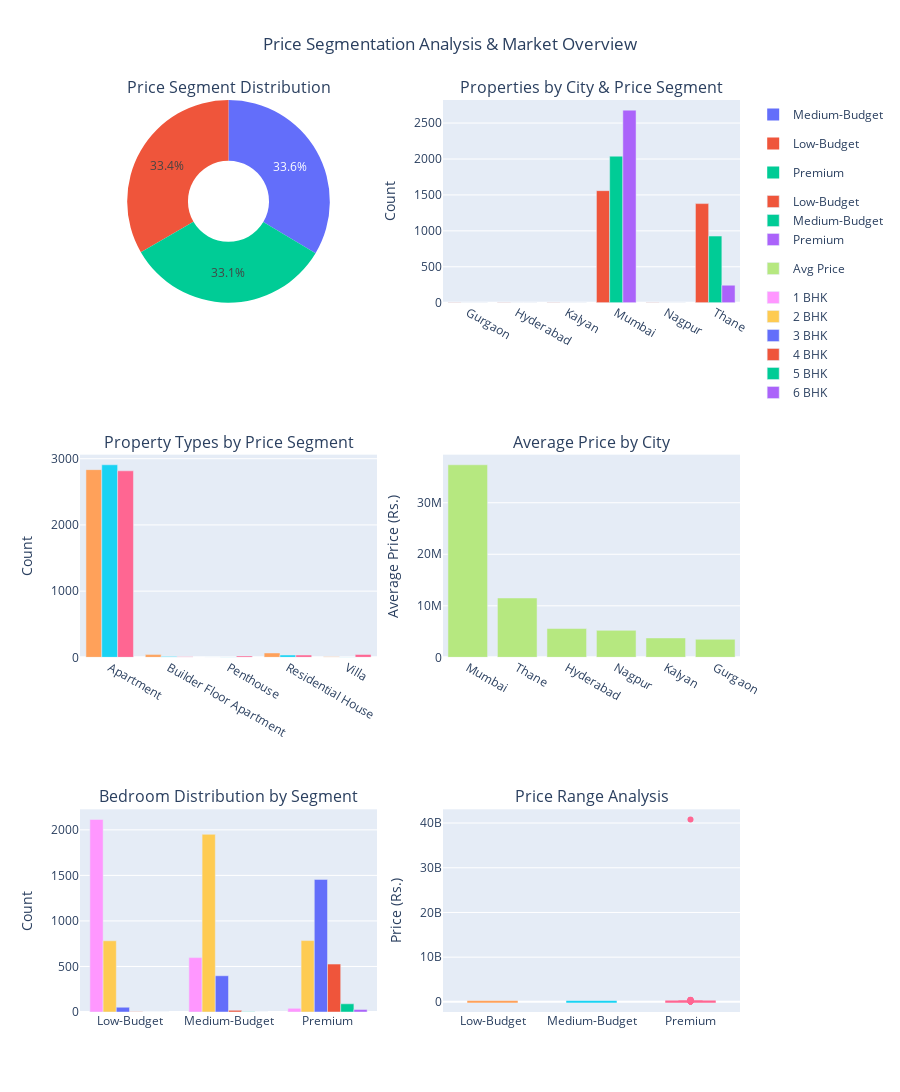

Write notebook code for a chart like this one.
### Markdown cell above
### Visualisations for price analysis

### Code cell
# create subplot figure
fig = make_subplots(
    rows=3, cols=2,
    subplot_titles=(
        'Price Segment Distribution', 
        'Properties by City & Price Segment',
        'Property Types by Price Segment', 
        'Average Price by City',
        'Bedroom Distribution by Segment', 
        'Price Range Analysis'
    ),
    specs=[[{"type": "pie"}, {"type": "bar"}],
            [{"type": "bar"}, {"type": "bar"}],
            [{"type": "bar"}, {"type": "box"}]]
)

# 1. price segment distribution (Pie Chart)
segment_counts = df['Price_Segment'].value_counts()

fig.add_trace(
    go.Pie(
        labels=segment_counts.index, 
        values=segment_counts.values,
        name="Price Segments", 
        hole=0.4,
        showlegend=True,
    ),
    row=1, col=1
)

# 2. properties by City & Price Segment
city_segment = df.groupby(['City', 'Price_Segment']).size().unstack(fill_value=0)

for i, segment in enumerate(city_segment.columns):
    fig.add_trace(
        go.Bar(
            name=segment, 
            x=city_segment.index, 
            y=city_segment[segment],
            showlegend=True,
            legendgroup="price_segments",
        ),
        row=1, col=2
    )

# 3. property Types by Price Segment
prop_segment = df.groupby(['Type of Property', 'Price_Segment']).size().unstack(fill_value=0)

for i, segment in enumerate(prop_segment.columns):
    fig.add_trace(
        go.Bar(
            name=segment, 
            x=prop_segment.index, 
            y=prop_segment[segment],
            showlegend=False,
            legendgroup="price_segments",
        ),
        row=2, col=1
    )

# 4. average Price by City
avg_price_city = df.groupby('City')['Price'].mean().sort_values(ascending=False)

fig.add_trace(
    go.Bar(
        x=avg_price_city.index,
        y=avg_price_city.values,
        name='Avg Price',
        showlegend=True,
    ),
    row=2, col=2
)

# 5. bedroom distribution by Segment
bedroom_segment = df.groupby(['Price_Segment', 'bedroom']).size().unstack(fill_value=0)

for bedroom in bedroom_segment.columns:
    fig.add_trace(
        go.Bar(
            name=f'{bedroom} BHK', 
            x=bedroom_segment.index, 
            y=bedroom_segment[bedroom],
            showlegend=True,
            legendgroup="bedrooms",
        ),
        row=3, col=1
    )

# 6. Price range analysis (Box Plot)
for i, segment in enumerate(df['Price_Segment'].unique()):
    segment_data = df[df['Price_Segment'] == segment]
    fig.add_trace(
        go.Box(
            y=segment_data['Price'],
            name=segment,
            showlegend=False,
            legendgroup="price_segments",
        ),
        row=3, col=2
    )


# Update layout
fig.update_layout(
title_text="Price Segmentation Analysis & Market Overview",
height=1200,
showlegend=True,
title_x=0.5,
font=dict(size=12)
)
# Update y-axes labels
fig.update_yaxes(title_text="Count", row=1, col=2)
fig.update_yaxes(title_text="Count", row=2, col=1)
fig.update_yaxes(title_text="Average Price (Rs.)", row=2, col=2)
fig.update_yaxes(title_text="Count", row=3, col=1)
fig.update_yaxes(title_text="Price (Rs.)", row=3, col=2)

### Figure 1 — Plotly figure (JSON) as saved in the notebook; plotly's stock layout.template omitted (floating-point values rounded to 4 significant figures; data arrays with more than 128 entries replaced by an {"elided": "..."} marker saying what was removed)
{"data": [{"domain": {"x": [0, 0.45], "y": [0.7778, 1]}, "hole": 0.4, "labels": ["Medium-Budget", "Low-Budget", "Premium"], "name": "Price Segments", "showlegend": true, "type": "pie", "values": [2966, 2950, 2923]}, {"legendgroup": "price_segments", "name": "Low-Budget", "showlegend": true, "type": "bar", "x": ["Gurgaon", "Hyderabad", "Kalyan", "Mumbai", "Nagpur", "Thane"], "xaxis": "x", "y": [1, 4, 4, 1559, 3, 1379], "yaxis": "y"}, {"legendgroup": "price_segments", "name": "Medium-Budget", "showlegend": true, "type": "bar", "x": ["Gurgaon", "Hyderabad", "Kalyan", "Mumbai", "Nagpur", "Thane"], "xaxis": "x", "y": [0, 0, 0, 2039, 0, 927], "yaxis": "y"}, {"legendgroup": "price_segments", "name": "Premium", "showlegend": true, "type": "bar", "x": ["Gurgaon", "Hyderabad", "Kalyan", "Mumbai", "Nagpur", "Thane"], "xaxis": "x", "y": [0, 0, 0, 2680, 0, 243], "yaxis": "y"}, {"legendgroup": "price_segments", "name": "Low-Budget", "showlegend": false, "type": "bar", "x": ["Apartment", "Builder Floor Apartment", "Penthouse", "Residential House", "Villa"], "xaxis": "x2", "y": [2835, 41, 1, 66, 7], "yaxis": "y2"}, {"legendgroup": "price_segments", "name": "Medium-Budget", "showlegend": false, "type": "bar", "x": ["Apartment", "Builder Floor Apartment", "Penthouse", "Residential House", "Villa"], "xaxis": "x2", "y": [2908, 14, 4, 35, 5], "yaxis": "y2"}, {"legendgroup": "price_segments", "name": "Premium", "showlegend": false, "type": "bar", "x": ["Apartment", "Builder Floor Apartment", "Penthouse", "Residential House", "Villa"], "xaxis": "x2", "y": [2817, 7, 21, 35, 43], "yaxis": "y2"}, {"name": "Avg Price", "showlegend": true, "type": "bar", "x": ["Mumbai", "Thane", "Hyderabad", "Nagpur", "Kalyan", "Gurgaon"], "xaxis": "x3", "y": [37360000.0, 11520000.0, 5588000.0, 5233000.0, 3762000.0, 3500000.0], "yaxis": "y3"}, {"legendgroup": "bedrooms", "name": "1 BHK", "showlegend": true, "type": "bar", "x": ["Low-Budget", "Medium-Budget", "Premium"], "xaxis": "x4", "y": [2114, 597, 40], "yaxis": "y4"}, {"legendgroup": "bedrooms", "name": "2 BHK", "showlegend": true, "type": "bar", "x": ["Low-Budget", "Medium-Budget", "Premium"], "xaxis": "x4", "y": [782, 1951, 784], "yaxis": "y4"}, {"legendgroup": "bedrooms", "name": "3 BHK", "showlegend": true, "type": "bar", "x": ["Low-Budget", "Medium-Budget", "Premium"], "xaxis": "x4", "y": [52, 398, 1456], "yaxis": "y4"}, {"legendgroup": "bedrooms", "name": "4 BHK", "showlegend": true, "type": "bar", "x": ["Low-Budget", "Medium-Budget", "Premium"], "xaxis": "x4", "y": [2, 18, 526], "yaxis": "y4"}, {"legendgroup": "bedrooms", "name": "5 BHK", "showlegend": true, "type": "bar", "x": ["Low-Budget", "Medium-Budget", "Premium"], "xaxis": "x4", "y": [0, 2, 90], "yaxis": "y4"}, {"legendgroup": "bedrooms", "name": "6 BHK", "showlegend": true, "type": "bar", "x": ["Low-Budget", "Medium-Budget", "Premium"], "xaxis": "x4", "y": [0, 0, 27], "yaxis": "y4"}, {"legendgroup": "price_segments", "name": "Low-Budget", "showlegend": false, "type": "box", "xaxis": "x5", "y": {"elided": "2950 float values"}, "yaxis": "y5"}, {"legendgroup": "price_segments", "name": "Medium-Budget", "showlegend": false, "type": "box", "xaxis": "x5", "y": {"elided": "2966 float values"}, "yaxis": "y5"}, {"legendgroup": "price_segments", "name": "Premium", "showlegend": false, "type": "box", "xaxis": "x5", "y": {"elided": "2923 float values"}, "yaxis": "y5"}], "layout": {"annotations": [{"font": {"size": 16}, "showarrow": false, "text": "Price Segment Distribution", "x": 0.225, "xanchor": "center", "xref": "paper", "y": 1, "yanchor": "bottom", "yref": "paper"}, {"font": {"size": 16}, "showarrow": false, "text": "Properties by City & Price Segment", "x": 0.775, "xanchor": "center", "xref": "paper", "y": 1, "yanchor": "bottom", "yref": "paper"}, {"font": {"size": 16}, "showarrow": false, "text": "Property Types by Price Segment", "x": 0.225, "xanchor": "center", "xref": "paper", "y": 0.6111, "yanchor": "bottom", "yref": "paper"}, {"font": {"size": 16}, "showarrow": false, "text": "Average Price by City", "x": 0.775, "xanchor": "center", "xref": "paper", "y": 0.6111, "yanchor": "bottom", "yref": "paper"}, {"font": {"size": 16}, "showarrow": false, "text": "Bedroom Distribution by Segment", "x": 0.225, "xanchor": "center", "xref": "paper", "y": 0.2222, "yanchor": "bottom", "yref": "paper"}, {"font": {"size": 16}, "showarrow": false, "text": "Price Range Analysis", "x": 0.775, "xanchor": "center", "xref": "paper", "y": 0.2222, "yanchor": "bottom", "yref": "paper"}], "font": {"size": 12}, "height": 1200, "showlegend": true, "title": {"text": "Price Segmentation Analysis & Market Overview", "x": 0.5}, "xaxis": {"anchor": "y", "domain": [0.55, 1]}, "xaxis2": {"anchor": "y2", "domain": [0, 0.45]}, "xaxis3": {"anchor": "y3", "domain": [0.55, 1]}, "xaxis4": {"anchor": "y4", "domain": [0, 0.45]}, "xaxis5": {"anchor": "y5", "domain": [0.55, 1]}, "yaxis": {"anchor": "x", "domain": [0.7778, 1], "title": {"text": "Count"}}, "yaxis2": {"anchor": "x2", "domain": [0.3889, 0.6111], "title": {"text": "Count"}}, "yaxis3": {"anchor": "x3", "domain": [0.3889, 0.6111], "title": {"text": "Average Price (Rs.)"}}, "yaxis4": {"anchor": "x4", "domain": [0, 0.2222], "title": {"text": "Count"}}, "yaxis5": {"anchor": "x5", "domain": [0, 0.2222], "title": {"text": "Price (Rs.)"}}}}
